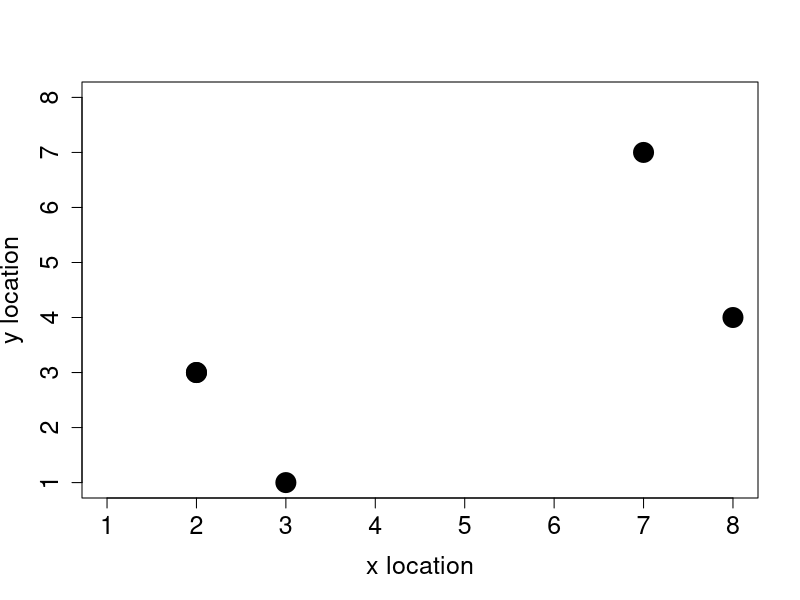

The R script that drew this image:
#' Getting started with IBMSs in R
#' 
#' https://bradduthie.github.io/blog/individual-based-models-in-r/
#' 
#' ## First we define the individuals

# Individuals

inds = array(data = 0, dim = c(5, 3));
colnames(inds) = c("characteristic_1", "characteristic_2", "characteristic_3");
rownames(inds) = c("ind_1", "ind_2", "ind_3", "ind_4", "ind_5");
print(inds);

# Change to interestng characters

colnames(inds) = c("body_mass", "x_loc", "y_loc");

#' Let us say that body mass is normally distributed around a value of 23 with a standard deviation of 3.

inds[, 1] = rnorm(n = dim(inds)[1], mean = 23, sd = 3);

#' We can now set individual x and y locations into columns 2 and 3, respectively, by sampling from a vector of numbers 1 to 8 with replacement (sampling with replacement ensures that more than one individual can occupy the same x or y location).

inds[, 2] = sample(x = 1:8, size = dim(inds)[1], replace = TRUE);
inds[, 3] = sample(x = 1:8, size = dim(inds)[1], replace = TRUE);

#' We can even plot the individuals’ x and y locations to see how they are spatially distributed.

plot(x = inds[,2], y = inds[,3], pch = 20, cex = 4, xlim = c(1, 8),
     ylim = c(1, 8), xlab = "x location", mar = c(5, 5, 1, 1),
     ylab = "y location", cex.lab = 1.5, cex.axis = 1.5);

#' ### ...then we move them
#' 
#' To model random movement to any of the eight cells surrounding a focal individual’s current location (thereby also allowing diagonal movement), we can sample two random integer values from the set {−1,0,1} with replacement and equal probability. 

x_move     <- sample(x = c(-1, 0, 1), size = 1);
y_move     <- sample(x = c(-1, 0, 1), size = 1);
inds[1, 2] <- inds[1, 2] + x_move;
inds[1, 3] <- inds[1, 3] + y_move;

#' This was only one individual, but we can move all of the individuals simultaneously according to our movement rule if we sample a vector of x_move and y_move that matches the number of individuals in the array.

x_move    <- sample(x = c(-1, 0, 1), size = dim(inds)[1], replace = TRUE);
y_move    <- sample(x = c(-1, 0, 1), size = dim(inds)[1], replace = TRUE);
inds[, 2] <- inds[, 2] + x_move;
inds[, 3] <- inds[, 3] + y_move;

#' ### Now do it as a function...

#' To be especially vigilant, it is often a good idea to give each unique process in an IBM its own function. There are at least three benefits of coding this way. First, it will later allow us to test each process in the IBM independently, so that if one part of the model does not appear to be working as it should, then we can narrow down the problem more easily by checking each function. Second, it makes it easier to change the order of operations in our IBM (e.g., whether movement happens before, or after, birth or death processes). Third, it makes the code easier to read; rather than having to scan through all of the code at once to understand a model, we can break things down piece by piece (this will become clearer later).

movement <- function(inds, xloc = 2, yloc = 3){
  total_inds   <- dim(inds)[1]; # Get the number of individuals in inds
  move_dists   <- c(-1, 0, 1);  # Define the possible distances to move
  x_move       <- sample(x = move_dists, size = total_inds, replace = TRUE);
  y_move       <- sample(x = move_dists, size = total_inds, replace = TRUE);
  inds[, xloc] <- inds[, xloc] + x_move;
  inds[, yloc] <- inds[, yloc] + y_move;
  return(inds);
}

inds=movement(inds);

#' ## Now, let's simulate movement over time

#' We're essentially calling the `movement` function multiple times, total times steps is called `time_steps`

time_steps <- 20;

#' To run a simulation of individuals moving for twenty time steps, we now need to use a loop. A while loop in which some variable ts (indicating ‘time step’) increases from 0 to 19 is probably the easiest way to code the simulation.
#'

ts <- 0; #start time step
while(ts < time_steps){
  inds <- movement(inds);
  ts   <- ts + 1; 
}

#' But how do we stop indiviudals from *falling off the map*?
#' Common options include : 
#' 
#'     1. Place them back onto the boundary edge (i.e., a sticky landscape edge).  
#'     2. Change their direction at the boundary edge (i.e., a reflecting landsacpe edge).  
#'     3. Have them move to the opposite side of the landscape (i.e., a torus landscape with no edge)  

## Reflective edge

movement <- function(inds, xloc = 2, yloc = 3, xmax = 8, ymax = 8){
  total_inds   <- dim(inds)[1]; # Get the number of individuals in inds
  move_dists   <- c(-1, 0, 1);  # Define the possible distances to move
  x_move       <- sample(x = move_dists, size = total_inds, replace = TRUE);
  y_move       <- sample(x = move_dists, size = total_inds, replace = TRUE);
  inds[, xloc] <- inds[, xloc] + x_move;
  inds[, yloc] <- inds[, yloc] + y_move;
  
  # =========   The reflecting boundary is added below
  for(i in 1:total_inds){               # For each individual i in the array
    if(inds[i, xloc] > xmax){         # If it moved passed the maximum xloc
      inds[i, xloc] <- xmax - 1;    # Then move it back toward the centre
    }
    if(inds[i, xloc] < 1){            # If it moved below 1 on xloc
      inds[i, xloc] <- 2;           # Move it toward the centre (2)
    }
    if(inds[i, yloc] > ymax){         # If it moved passed the maximum yloc
      inds[i, yloc] <- ymax - 1;    # Then move it back toward the centre
    }
    if(inds[i, yloc] < 1){            # If it moved below 1 on yloc
      inds[i, yloc] <- 2;           # Then move it toward the centre (2)
    }
  } 
  # =========  Now all individuals should stay on the landscape
  return(inds);
}

#' let's generate some new indidivuals

inds           <- array(data = 0, dim = c(5, 3));
colnames(inds) <- c("body_mass", "x_loc", "y_loc");
rownames(inds) <- c("ind_1", "ind_2", "ind_3", "ind_4", "ind_5");
inds[,1]       <- rnorm(n = dim(inds)[1], mean = 23, sd = 3);
inds[,2]       <- sample(x = 1:8, size = dim(inds)[1], replace = TRUE);
inds[,3]       <- sample(x = 1:8, size = dim(inds)[1], replace = TRUE);

#' and run the simulation again
#' 
ts         <- 0;
time_steps <- 20;
while(ts < time_steps){
  inds <- movement(inds);
  ts   <- ts + 1; 
}
print(inds);

#' how about if we want to reconstruct the movement patterns of each individual and see how the whole population moves from time step 0 to time step 20. In R, we can do this easily by creating a new list and storing the `inds` array as a list element in each time step.


ts         <- 0;
time_steps <- 20;
inds_hist  <- NULL; # Here's the list
while(ts < time_steps){
  inds            <- movement(inds);
  ts              <- ts + 1; 
  inds_hist[[ts]] <- inds; # Add to list
}
print(inds);

#' The `inds_hist` list essentially stores the entire history of the individuals moving over the course of the simulation. Storing this kind of information is very useful for reconstructing the history of a simulation to understand what is going on. As more biological processes are added (e.g., birth, death, predation, etc.), we can effectively take a perfect snapshot of each point in time in the system that we are modelling.
#' 
#' But: this can get huge with lots of information.... so we then subset the data with what we're interested in...
#' 
#' We could, for example, see where individual 1 has been over the 20 time steps by extracting the information from inds_hist and storing it in a new table.
